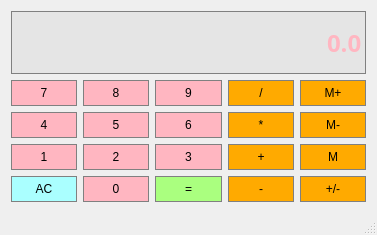
<?xml version="1.0" encoding="UTF-8"?>
<ui version="4.0">
 <class>Calculator</class>
 <widget class="QMainWindow" name="Calculator">
  <property name="geometry">
   <rect>
    <x>0</x>
    <y>0</y>
    <width>377</width>
    <height>235</height>
   </rect>
  </property>
  <property name="windowTitle">
   <string>Calculator</string>
  </property>
  <widget class="QWidget" name="centralWidget">
   <layout class="QGridLayout" name="gridLayout">
    <item row="1" column="2">
     <widget class="QPushButton" name="Button9">
      <property name="sizePolicy">
       <sizepolicy hsizetype="Preferred" vsizetype="Preferred">
        <horstretch>0</horstretch>
        <verstretch>0</verstretch>
       </sizepolicy>
      </property>
      <property name="styleSheet">
       <string notr="true">QPushButton {
	background-color: #FFB6C1;
	border: 1px solid gray;
	padding: 5px;
}
QPushButton:pressed {
	background-color: #A9A9A9;
	border: 1px solid gray;
	padding: 5px;
}</string>
      </property>
      <property name="text">
       <string>9</string>
      </property>
     </widget>
    </item>
    <item row="5" column="1">
     <widget class="QPushButton" name="Button2">
      <property name="sizePolicy">
       <sizepolicy hsizetype="Preferred" vsizetype="Preferred">
        <horstretch>0</horstretch>
        <verstretch>0</verstretch>
       </sizepolicy>
      </property>
      <property name="styleSheet">
       <string notr="true">QPushButton {
	background-color: #FFB6C1;
	border: 1px solid gray;
	padding: 5px;
}
QPushButton:pressed {
	background-color: #A9A9A9;
	border: 1px solid gray;
	padding: 5px;
}</string>
      </property>
      <property name="text">
       <string>2</string>
      </property>
     </widget>
    </item>
    <item row="5" column="2">
     <widget class="QPushButton" name="Button3">
      <property name="sizePolicy">
       <sizepolicy hsizetype="Preferred" vsizetype="Preferred">
        <horstretch>0</horstretch>
        <verstretch>0</verstretch>
       </sizepolicy>
      </property>
      <property name="styleSheet">
       <string notr="true">QPushButton {
	background-color: #FFB6C1;
	border: 1px solid gray;
	padding: 5px;
}
QPushButton:pressed {
	background-color: #A9A9A9;
	border: 1px solid gray;
	padding: 5px;
}</string>
      </property>
      <property name="text">
       <string>3</string>
      </property>
     </widget>
    </item>
    <item row="1" column="4">
     <widget class="QPushButton" name="MemAdd">
      <property name="sizePolicy">
       <sizepolicy hsizetype="Preferred" vsizetype="Preferred">
        <horstretch>0</horstretch>
        <verstretch>0</verstretch>
       </sizepolicy>
      </property>
      <property name="styleSheet">
       <string notr="true">QPushButton {
	background-color: rgb(255, 170, 0);
	border: 1px solid gray;
	padding: 5px;
}
QPushButton:pressed {
	background-color: #A9A9A9;
	border: 1px solid gray;
	padding: 5px;
}</string>
      </property>
      <property name="text">
       <string>M+</string>
      </property>
     </widget>
    </item>
    <item row="6" column="1">
     <widget class="QPushButton" name="Button0">
      <property name="sizePolicy">
       <sizepolicy hsizetype="Preferred" vsizetype="Preferred">
        <horstretch>0</horstretch>
        <verstretch>0</verstretch>
       </sizepolicy>
      </property>
      <property name="styleSheet">
       <string notr="true">QPushButton {
	background-color: #FFB6C1;
	border: 1px solid gray;
	padding: 5px;
}
QPushButton:pressed {
	background-color: #A9A9A9;
	border: 1px solid gray;
	padding: 5px;
}</string>
      </property>
      <property name="text">
       <string>0</string>
      </property>
     </widget>
    </item>
    <item row="4" column="0">
     <widget class="QPushButton" name="Button4">
      <property name="sizePolicy">
       <sizepolicy hsizetype="Preferred" vsizetype="Preferred">
        <horstretch>0</horstretch>
        <verstretch>0</verstretch>
       </sizepolicy>
      </property>
      <property name="styleSheet">
       <string notr="true">QPushButton {
	background-color: #FFB6C1;
	border: 1px solid gray;
	padding: 5px;
}
QPushButton:pressed {
	background-color: #A9A9A9;
	border: 1px solid gray;
	padding: 5px;
}</string>
      </property>
      <property name="text">
       <string>4</string>
      </property>
     </widget>
    </item>
    <item row="1" column="1">
     <widget class="QPushButton" name="Button8">
      <property name="sizePolicy">
       <sizepolicy hsizetype="Preferred" vsizetype="Preferred">
        <horstretch>0</horstretch>
        <verstretch>0</verstretch>
       </sizepolicy>
      </property>
      <property name="styleSheet">
       <string notr="true">QPushButton {
	background-color: #FFB6C1;
	border: 1px solid gray;
	padding: 5px;
}
QPushButton:pressed {
	background-color: #A9A9A9;
	border: 1px solid gray;
	padding: 5px;
}</string>
      </property>
      <property name="text">
       <string>8</string>
      </property>
     </widget>
    </item>
    <item row="4" column="1">
     <widget class="QPushButton" name="Button5">
      <property name="sizePolicy">
       <sizepolicy hsizetype="Preferred" vsizetype="Preferred">
        <horstretch>0</horstretch>
        <verstretch>0</verstretch>
       </sizepolicy>
      </property>
      <property name="styleSheet">
       <string notr="true">QPushButton {
	background-color: #FFB6C1;
	border: 1px solid gray;
	padding: 5px;
}
QPushButton:pressed {
	background-color: #A9A9A9;
	border: 1px solid gray;
	padding: 5px;
}</string>
      </property>
      <property name="text">
       <string>5</string>
      </property>
     </widget>
    </item>
    <item row="1" column="3">
     <widget class="QPushButton" name="Divide">
      <property name="sizePolicy">
       <sizepolicy hsizetype="Preferred" vsizetype="Preferred">
        <horstretch>0</horstretch>
        <verstretch>0</verstretch>
       </sizepolicy>
      </property>
      <property name="styleSheet">
       <string notr="true">QPushButton {
	background-color: rgb(255, 170, 0);
	border: 1px solid gray;
	padding: 5px;
}
QPushButton:pressed {
	background-color: #A9A9A9;
	border: 1px solid gray;
	padding: 5px;
}</string>
      </property>
      <property name="text">
       <string>/</string>
      </property>
     </widget>
    </item>
    <item row="5" column="0">
     <widget class="QPushButton" name="Button1">
      <property name="sizePolicy">
       <sizepolicy hsizetype="Preferred" vsizetype="Preferred">
        <horstretch>0</horstretch>
        <verstretch>0</verstretch>
       </sizepolicy>
      </property>
      <property name="styleSheet">
       <string notr="true">QPushButton {
	background-color: #FFB6C1;
	border: 1px solid gray;
	padding: 5px;
}
QPushButton:pressed {
	background-color: #A9A9A9;
	border: 1px solid gray;
	padding: 5px;
}</string>
      </property>
      <property name="text">
       <string>1</string>
      </property>
     </widget>
    </item>
    <item row="6" column="0">
     <widget class="QPushButton" name="Clear">
      <property name="sizePolicy">
       <sizepolicy hsizetype="Preferred" vsizetype="Preferred">
        <horstretch>0</horstretch>
        <verstretch>0</verstretch>
       </sizepolicy>
      </property>
      <property name="styleSheet">
       <string notr="true">QPushButton {
	background-color: rgb(170, 255, 255);
	border: 1px solid gray;
	padding: 5px;
}
QPushButton:pressed {
	background-color: #A9A9A9;
	border: 1px solid gray;
	padding: 5px;
}</string>
      </property>
      <property name="text">
       <string>AC</string>
      </property>
     </widget>
    </item>
    <item row="4" column="2">
     <widget class="QPushButton" name="Button6">
      <property name="sizePolicy">
       <sizepolicy hsizetype="Preferred" vsizetype="Preferred">
        <horstretch>0</horstretch>
        <verstretch>0</verstretch>
       </sizepolicy>
      </property>
      <property name="styleSheet">
       <string notr="true">QPushButton {
	background-color: #FFB6C1;
	border: 1px solid gray;
	padding: 5px;
}
QPushButton:pressed {
	background-color: #A9A9A9;
	border: 1px solid gray;
	padding: 5px;
}</string>
      </property>
      <property name="text">
       <string>6</string>
      </property>
     </widget>
    </item>
    <item row="4" column="4">
     <widget class="QPushButton" name="MemClear">
      <property name="sizePolicy">
       <sizepolicy hsizetype="Preferred" vsizetype="Preferred">
        <horstretch>0</horstretch>
        <verstretch>0</verstretch>
       </sizepolicy>
      </property>
      <property name="styleSheet">
       <string notr="true">QPushButton {
	background-color: rgb(255, 170, 0);
	border: 1px solid gray;
	padding: 5px;
}
QPushButton:pressed {
	background-color: #A9A9A9;
	border: 1px solid gray;
	padding: 5px;
}</string>
      </property>
      <property name="text">
       <string>M-</string>
      </property>
     </widget>
    </item>
    <item row="5" column="4">
     <widget class="QPushButton" name="MemGet">
      <property name="sizePolicy">
       <sizepolicy hsizetype="Preferred" vsizetype="Preferred">
        <horstretch>0</horstretch>
        <verstretch>0</verstretch>
       </sizepolicy>
      </property>
      <property name="styleSheet">
       <string notr="true">QPushButton {
	background-color: rgb(255, 170, 0);
	border: 1px solid gray;
	padding: 5px;
}
QPushButton:pressed {
	background-color: #A9A9A9;
	border: 1px solid gray;
	padding: 5px;
}</string>
      </property>
      <property name="text">
       <string>M</string>
      </property>
     </widget>
    </item>
    <item row="5" column="3">
     <widget class="QPushButton" name="Add">
      <property name="sizePolicy">
       <sizepolicy hsizetype="Preferred" vsizetype="Preferred">
        <horstretch>0</horstretch>
        <verstretch>0</verstretch>
       </sizepolicy>
      </property>
      <property name="styleSheet">
       <string notr="true">QPushButton {
	background-color: rgb(255, 170, 0);
	border: 1px solid gray;
	padding: 5px;
}
QPushButton:pressed {
	background-color: #A9A9A9;
	border: 1px solid gray;
	padding: 5px;
}</string>
      </property>
      <property name="text">
       <string>+</string>
      </property>
     </widget>
    </item>
    <item row="6" column="2">
     <widget class="QPushButton" name="Equals">
      <property name="sizePolicy">
       <sizepolicy hsizetype="Preferred" vsizetype="Preferred">
        <horstretch>0</horstretch>
        <verstretch>0</verstretch>
       </sizepolicy>
      </property>
      <property name="styleSheet">
       <string notr="true">QPushButton {
	background-color: rgb(170, 255, 127);
	border: 1px solid gray;
	padding: 5px;
}
QPushButton:pressed {
	background-color: #A9A9A9;
	border: 1px solid gray;
	padding: 5px;
}</string>
      </property>
      <property name="text">
       <string>=</string>
      </property>
     </widget>
    </item>
    <item row="4" column="3">
     <widget class="QPushButton" name="Multiply">
      <property name="sizePolicy">
       <sizepolicy hsizetype="Preferred" vsizetype="Preferred">
        <horstretch>0</horstretch>
        <verstretch>0</verstretch>
       </sizepolicy>
      </property>
      <property name="styleSheet">
       <string notr="true">QPushButton {
	background-color: rgb(255, 170, 0);
	border: 1px solid gray;
	padding: 5px;
}
QPushButton:pressed {
	background-color: #A9A9A9;
	border: 1px solid gray;
	padding: 5px;
}</string>
      </property>
      <property name="text">
       <string>*</string>
      </property>
     </widget>
    </item>
    <item row="6" column="3">
     <widget class="QPushButton" name="Subtract">
      <property name="sizePolicy">
       <sizepolicy hsizetype="Preferred" vsizetype="Preferred">
        <horstretch>0</horstretch>
        <verstretch>0</verstretch>
       </sizepolicy>
      </property>
      <property name="styleSheet">
       <string notr="true">QPushButton {
	background-color: rgb(255, 170, 0);
	border: 1px solid gray;
	padding: 5px;
}
QPushButton:pressed {
	background-color: #A9A9A9;
	border: 1px solid gray;
	padding: 5px;
}</string>
      </property>
      <property name="text">
       <string>-</string>
      </property>
     </widget>
    </item>
    <item row="1" column="0">
     <widget class="QPushButton" name="Button7">
      <property name="sizePolicy">
       <sizepolicy hsizetype="Preferred" vsizetype="Preferred">
        <horstretch>0</horstretch>
        <verstretch>0</verstretch>
       </sizepolicy>
      </property>
      <property name="styleSheet">
       <string notr="true">QPushButton {
	background-color: #FFB6C1;
	border: 1px solid gray;
	padding: 5px;
}
QPushButton:pressed {
	background-color: #A9A9A9;
	border: 1px solid gray;
	padding: 5px;
}</string>
      </property>
      <property name="text">
       <string>7</string>
      </property>
     </widget>
    </item>
    <item row="0" column="0" colspan="5">
     <widget class="QLineEdit" name="Display">
      <property name="sizePolicy">
       <sizepolicy hsizetype="Preferred" vsizetype="Expanding">
        <horstretch>0</horstretch>
        <verstretch>0</verstretch>
       </sizepolicy>
      </property>
      <property name="font">
       <font>
        <family>Unispace</family>
        <pointsize>18</pointsize>
        <weight>75</weight>
        <bold>true</bold>
       </font>
      </property>
      <property name="styleSheet">
       <string notr="true">QLineEdit {
	background-color: rgb(229, 229, 229);
	border: 1px solid gray;
	color: #FFB6C1;
}
</string>
      </property>
      <property name="text">
       <string>0.0</string>
      </property>
      <property name="alignment">
       <set>Qt::AlignRight|Qt::AlignTrailing|Qt::AlignVCenter</set>
      </property>
     </widget>
    </item>
    <item row="6" column="4">
     <widget class="QPushButton" name="ChangeSign">
      <property name="sizePolicy">
       <sizepolicy hsizetype="Preferred" vsizetype="Preferred">
        <horstretch>0</horstretch>
        <verstretch>0</verstretch>
       </sizepolicy>
      </property>
      <property name="styleSheet">
       <string notr="true">QPushButton {
	background-color: rgb(255, 170, 0);
	border: 1px solid gray;
	padding: 5px;
}
QPushButton:pressed {
	background-color: #A9A9A9;
	border: 1px solid gray;
	padding: 5px;
}</string>
      </property>
      <property name="text">
       <string>+/-</string>
      </property>
     </widget>
    </item>
   </layout>
  </widget>
  <widget class="QMenuBar" name="menuBar">
   <property name="geometry">
    <rect>
     <x>0</x>
     <y>0</y>
     <width>377</width>
     <height>21</height>
    </rect>
   </property>
  </widget>
  <widget class="QStatusBar" name="statusBar"/>
 </widget>
 <layoutdefault spacing="6" margin="11"/>
 <resources/>
 <connections/>
</ui>
